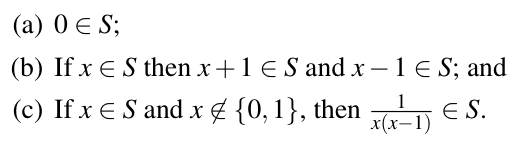
#> input picture scripts/minicpm-ocr-jev/examples/01_text_putnam/block.png, 517 x 141 px; its folder holds only this picture in this run
$ python -i upright.py   (imports and definitions only)
#> lines starting #> are read from the running program, lines starting #| are printed output that depends on the picture
#> further down, picture is the input picture: shape (141, 517, 3); min 0, max 255, mean 242.2
from __future__ import annotations

import base64
import io
import json
import os
import queue
import threading
import time
import urllib.request
from concurrent.futures import Future
from pathlib import Path
from typing import Dict, List, Optional, Tuple

import numpy as np

SMALL = 1100


def _cv2():
    import cv2

    return cv2


def binarize(img_bgr, size=None):
    cv2 = _cv2()
    g = cv2.cvtColor(img_bgr, cv2.COLOR_BGR2GRAY)
    h, w = g.shape
#> h = 141; w = 517
    s = (size or SMALL) / max(h, w)
#> s = 2.13
    if s < 1:
        g = cv2.resize(g, (int(w * s), int(h * s)), interpolation=cv2.INTER_AREA)

    m = int(0.02 * max(g.shape))
#> m = 10
    g = g[m:g.shape[0] - m, m:g.shape[1] - m]
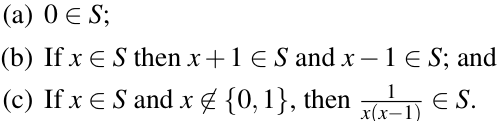
#> g: shape (121, 497); min 0, max 255, mean 239.5
    b = cv2.adaptiveThreshold(g, 255, cv2.ADAPTIVE_THRESH_GAUSSIAN_C,
                              cv2.THRESH_BINARY_INV, max(15, int((size or SMALL) / 35)) | 1, 15)
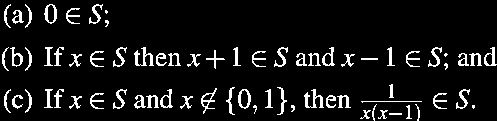
#> b: shape (121, 497); 8% white in thin lines or dots

    b = cv2.morphologyEx(b, cv2.MORPH_OPEN, np.ones((2, 2), np.uint8))
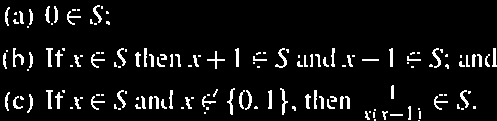
#> b: shape (121, 497); 6.9% white in thin lines or dots
    return b


# [26 lines left out: functions rotate_keep, profile_sharpness, not called in this run]


_PROBE_ANGLES = (0.0, -1.0, 1.0, -2.0, 2.0, -4.0, 4.0)


_NEAR_MARGIN = 2.0
_FAR_MARGIN = 4.0


# [78 lines left out: functions _downscale_bin, _score_angles, estimate_skew, refine_skew, segment_lines, rotate_full, not called in this run]


class UprightCorrector:
    'Stateful wrapper: loads the PP-LCNet doc-orientation classifier once.'

    # [161 lines left out: functions __init__, _horiz_lines, _vote_orientation, correct, _predictor_kwargs, not called in this run]


def upright_enabled(cfg: Dict) -> bool:
    return bool(cfg.get("upright", {}).get("enabled", False))


class UprightPool:
    '全局摆正队列。不同请求、不同文件的页都进同一条队列。'

    # [22 lines left out: functions __init__, submit, not called in this run]

    def correct(self, image_rgb: np.ndarray):
        corrected, record, _wait = self.submit(image_rgb).result()
        return corrected, record

    # [20 lines left out: functions _loop, build_upright_pool, not called in this run]


class _FleetSlot:
    # [5 lines left out: function __init__, not called in this run]


class UprightFleet:
    '本机工人和远程摆正服务合成一条队列。'

    # [26 lines left out: functions __init__, workers, submit, not called in this run]

    def correct(self, image_rgb: np.ndarray):
        corrected, record, _wait = self.submit(image_rgb).result()
        return corrected, record

    # [45 lines left out: functions _dispatch, _acquire, not called in this run]

    def _refresh(self) -> None:
        with self._cv:
            self._refresh_locked()

    # [47 lines left out: functions _refresh_locked, _remote_correct, not called in this run]


def build_upright_fleet(local: "UprightPool | None", registry: str) -> UprightFleet:
    return UprightFleet(local, registry)


def build_upright_corrector(cfg: Dict) -> "UprightCorrector | None":
    'A corrector when the config asks for one, else None.'
    return UprightCorrector(cfg) if upright_enabled(cfg) else None

>>> import cv2
>>> picture = cv2.imread('../../../scripts/minicpm-ocr-jev/examples/01_text_putnam/block.png')
>>> result = binarize(picture)

$ run again, on scripts/minicpm-ocr-jev/examples/01_text_putnam/reference_render.png
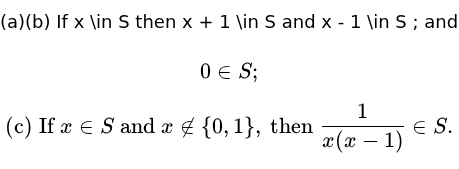
#> input picture scripts/minicpm-ocr-jev/examples/01_text_putnam/reference_render.png, 459 x 169 px
#> picture is the input picture: shape (169, 459, 3); min 0, max 255, mean 246.1
#> in binarize, `g = g[m:g.shape[0] - m, m:g.shape[1] - m]`:
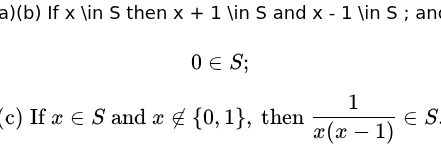
#> g: shape (151, 441); min 0, max 255, mean 244.9
#> in binarize, `b = cv2.morphologyEx(b, cv2.MORPH_OPEN, np.ones((2, 2), np.uint8))`:
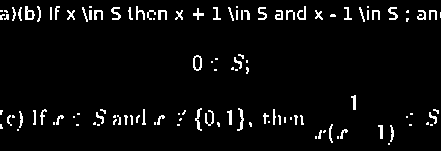
#> b: shape (151, 441); 4.5% white in thin lines or dots
